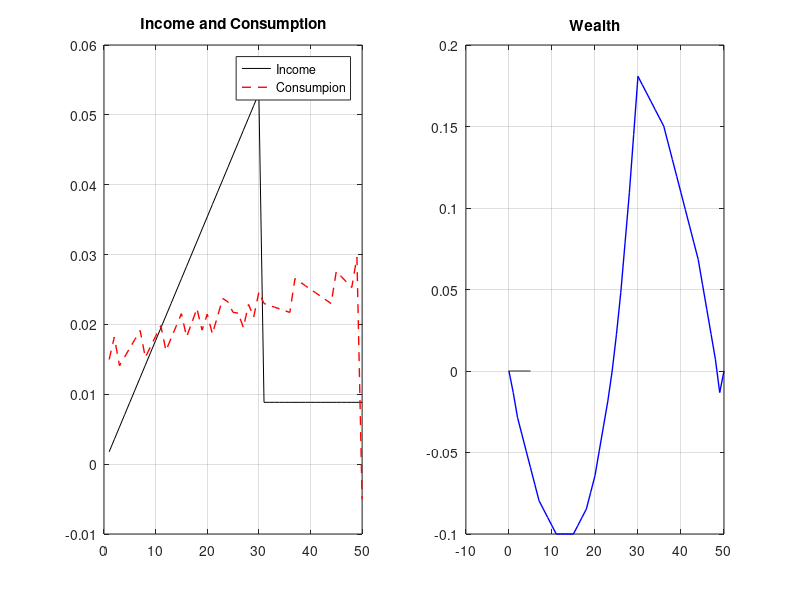

This chart was generated by the following MATLAB code:
% Deterministic Value Function Iteration
% Greg Kaplan 2017

clear;
close all;

%% PARAMETERS

%horizon
T = 50;

% preferences
risk_aver   = 2;
beta        = 0.97;

%returns
r           = 0.05;
R = 1+ r;

%income
y = zeros(T,1);
y(1:30) = [1:30]';
y(31:50) = 5;

%rescale income so that average income = 1;
y = y./sum(y);

% asset grids
na          = 1000;
amax        = 5; 
% borrow_lim  = 0;
borrow_lim  = -0.10;
agrid_par   = 1; %1 for linear, 0 for L-shaped


%% OPTIONS
Display     = 1;
DoSimulate  = 1;
MakePlots   = 1;

%% SET UP GRIDS

% assets
agrid = linspace(0,1,na)';
agrid = agrid.^(1./agrid_par);
agrid = borrow_lim + (amax-borrow_lim).*agrid;

%put explicit point at a=0
agrid(agrid==min(abs(agrid-0))) = 0;

%% UTILITY FUNCTION

if risk_aver==1
    u = @(c)log(c);
else    
    u = @(c)(c.^(1-risk_aver)-1)./(1-risk_aver);
end    

u1 = @(c) c.^(-risk_aver);

%% INITIALIZE ARRAYS
V = zeros(na,T);
con = zeros(na,T);
sav = zeros(na,T);
savind = zeros(na,T);

%% DECISIONS AT t=T
savind(:,T) = find(agrid==0);
sav(:,T) = 0;
con(:,T) = R.*agrid + y(T) - sav(:,T);
V(:,T) = u(con(:,T));


%% SOlVE VALUE FUNCTION BACKWARD 

for it = T-1:-1:1
    if Display >=1 
        disp(['Solving at age: ' int2str(it)]);
    end
    
    
    % loop over assets
    for ia = 1:na
        
        cash = R.*agrid(ia) + y(it);
        Vchoice = u(max(cash-agrid,1.0e-10)) + beta.*V(:,it+1);           
        [V(ia,it),savind(ia,it)] = max(Vchoice);
        sav(ia,it) = agrid(savind(ia,it));
        con(ia,it) = cash - sav(ia,it);
    end
    
end    


%% SIMULATE
if DoSimulate ==1
    aindsim = zeros(T+1,1);
    
    % initial assets: uniform on [borrow_lim, amax]    
    ainitial = 0;
    
    %allocate to nearest point on agrid;
    aindsim(1) = interp1(agrid,[1:na]',ainitial,'nearest');
        
    %simulate forward
    for it = 1:T
        disp([' Simulating, time period ' int2str(it)]);

        % asset choice
        aindsim(it+1) = savind(aindsim(it),it);
    end
    
    %assign actual asset and income values;
    asim = agrid(aindsim);
    csim = R.*asim(1:T) + y - asim(2:T+1); 
end


%% MAKE PLOTS
if MakePlots ==1 
    figure(1);
    
    % consumption and income path
    subplot(1,2,1);
    plot([1:50]',y,'k-',[1:50]',csim,'r--','LineWidth',1);
    grid;
    title('Income and Consumption');
    legend('Income','Consumpion');

    % wealth path function
    subplot(1,2,2);
    plot([0:50]',asim,'b-','LineWidth',1);
    hold on;
    plot(agrid,zeros(na,1),'k','LineWidth',0.5);
    hold off;
    grid;
    title('Wealth');
        

end
